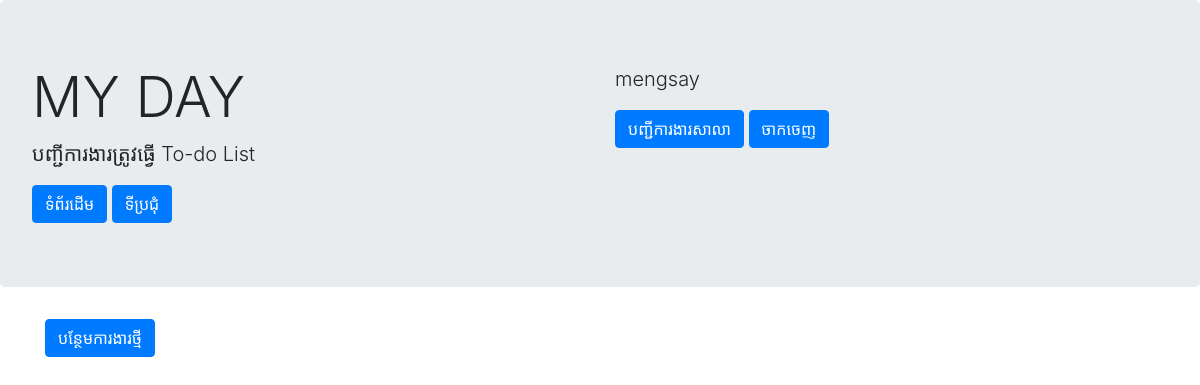
The page /list/ (signed in) on the database as committed earlier.
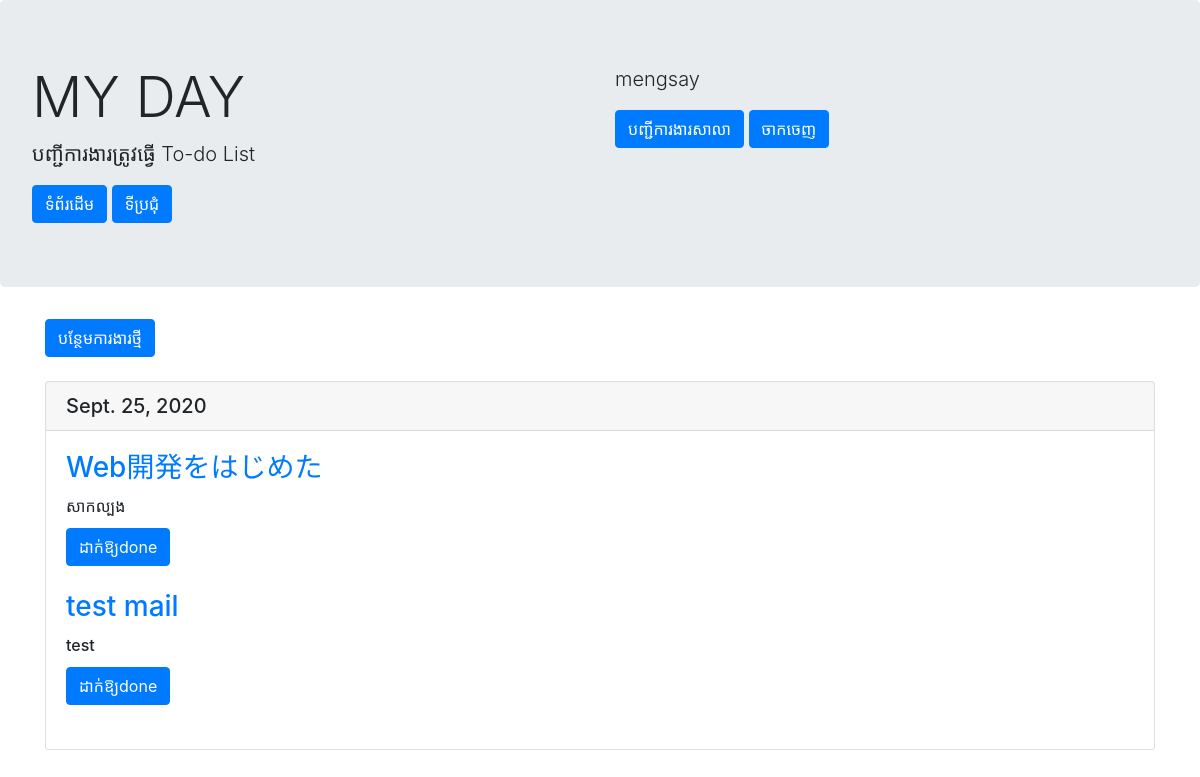
The same page on the database as committed later.
### mydaypost/models.py (models this page shows, shortened)
class TodoModel(models.Model):
    author = models.ForeignKey(User, on_delete=models.CASCADE)
    title = models.CharField(max_length = 100)
    content = models.TextField()
    tododate = models.DateField(auto_now_add = True)
    category = models.CharField(
        max_length = 50,
        choices = CATEGORY,
    )

### mydaypost/views.py (the view)
# urls.py: path('list/', TodoList.as_view(), name='list'),
class TodoList(ListView):
    template_name = 'list.html'
    model = TodoModel
    def get_queryset(self):
        return self.model.objects.filter(author=self.request.user)

### templates/list.html
{% extends 'base.html' %}
{% block header %}
<div class="jumbotron">
    <div class="row">
        <div class="col-sm">
          <h1 class="display-4">MY DAY</h1>
          <p class="lead">បញ្ជីការងារត្រូវធ្វើ To-do List</p>
          <a href="{% url 'home' %}" class="btn btn-primary">ទំព័រដើម</a>
          <a href="{% url 'news' %}" class="btn btn-primary">ទីប្រជុំ</a>
        </div>
        <div class="col-sm">
          <p class="lead">{{user.username}}</p>
          <a href="{% url 'assignment' %}" class="btn btn-primary">បញ្ជីការងារសាលា</a>
          <a href="{% url 'logout' %}" class="btn btn-primary">ចាកចេញ</a>
        </div>
    </div>
</div>
{% endblock header %}
{% block content %}
<div class='container'>
    <a href="{% url 'createTodo' %}" class="btn btn-primary">បន្ថែមការងារថ្មី</a>
    <br><br>
    {% regroup object_list by tododate as todo_list %}
        {% for tododate_group in todo_list %}
        <div class="card">
            <h5 class="card-header">{{tododate_group.grouper}}</h5>
            <div class="card-body">
            {% for item in tododate_group.list %}
            <h3 class="card-title"><a href="{% url 'updateTodo'　item.pk %}" >{{ item.title }}</a></h3>
            <h6 class="card-title">{{ item.content }}</h6>
            <a href="{% url 'deleteTodo' item.pk %}" class="btn btn-primary">ដាក់ឱ្យdone</a>
            <br><br>
            {% endfor %}
            </div>
        </div>
        {% endfor %}
</div>
{% endblock content %}

Rows that differ between the two databases and show on the page:
added TodoModel: grouper "Sept. 25, 2020", title "Web開発をはじめた", content "សាកល្បង"
added TodoModel: title "test mail", content "test"
